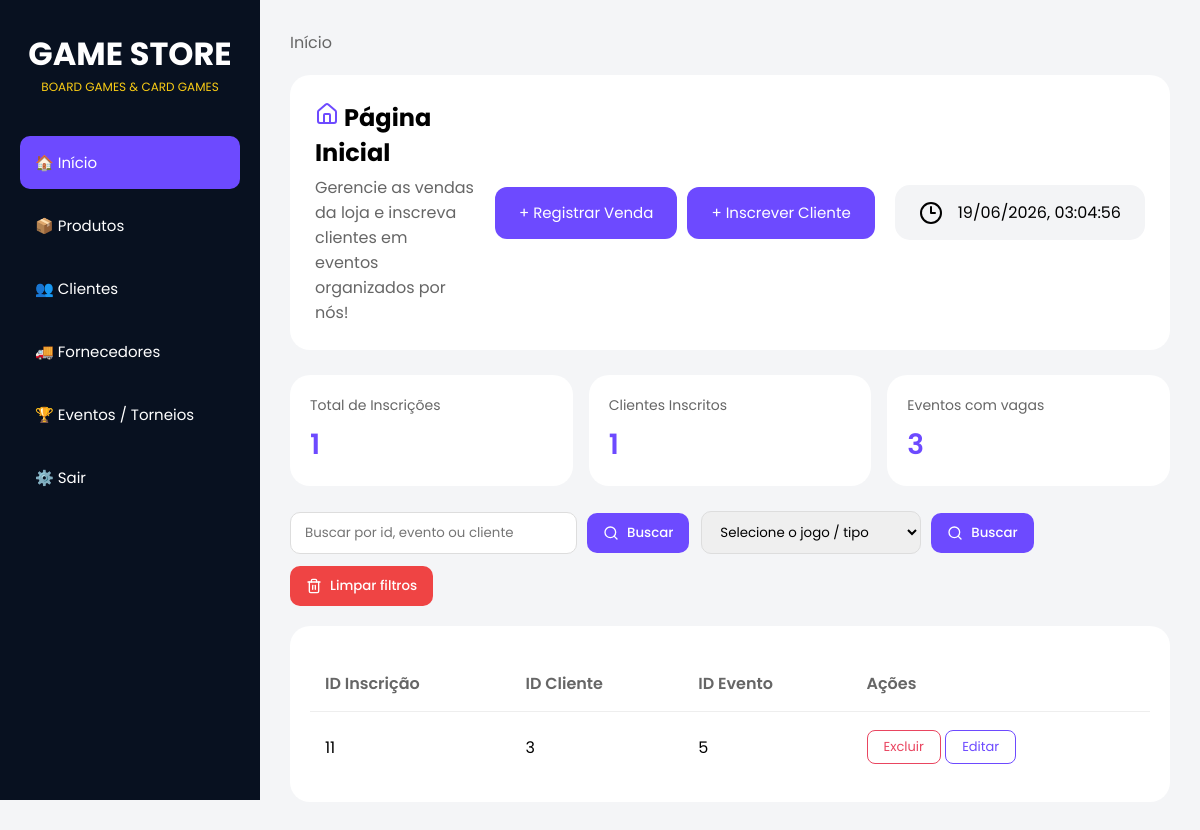
The page / on the database its author committed.
### tables this page shows
CREATE TABLE inscricoes (
            id INTEGER PRIMARY KEY AUTOINCREMENT,
            id_cliente INTEGER NOT NULL,
            id_evento INTEGER NOT NULL
        );

### routes.py (the view)
@app.route("/")
def home():
    criar_tabela_inscricoes()
    lista = listar_inscricoes()
    return render_template(
        "home.html",
        inscricoes=lista,
        total_inscricoes=len(lista),
        total_clientes=total_clientes_inscritos(),
        eventos_abertos=total_eventos_com_vagas(),
        modo_insc="criar",
        modo_vnd="criar",
    )

### database.py (called while the page is built)
def conectar():
    return sqlite3.connect(CAMINHO_BANCO)

### modules/inscricoes.py (called while the page is built)
def criar_tabela_inscricoes():
    conn = conectar()
    cursor = conn.cursor()
    cursor.execute("""
        CREATE TABLE IF NOT EXISTS inscricoes (
            id INTEGER PRIMARY KEY AUTOINCREMENT,
            id_cliente INTEGER NOT NULL,
            id_evento INTEGER NOT NULL
        )
""")
    conn.commit()
    conn.close()

def listar_inscricoes():
    conn = conectar()
    cursor = conn.cursor()
    cursor.execute("SELECT * FROM inscricoes")
    inscricoes = cursor.fetchall()
    conn.close()
    return inscricoes

def contar_inscricoes(id_evento): #diz quantos inscritos em tal evento
    conn = conectar()
    cursor = conn.cursor()
    cursor.execute("""
        SELECT COUNT(*)
        FROM inscricoes
        WHERE  id_evento = ?""", (id_evento,))
    quantidade = cursor.fetchone()[0]
    conn.commit()
    conn.close()
    return quantidade

def total_clientes_inscritos():
    conn = conectar()
    cursor = conn.cursor()
    cursor.execute("""
        SELECT COUNT(*)
        FROM inscricoes
    """)
    total = cursor.fetchone()[0]
    conn.close()
    return total

def total_eventos_com_vagas():
    conn = conectar()
    cursor = conn.cursor()
    cursor.execute("""
        SELECT id, vagas
        FROM eventos
    """)
    eventos = cursor.fetchall()
    total = 0
    for evento in eventos:
        id_evento = evento[0]
        vagas = evento[1]
        inscritos = contar_inscricoes(id_evento)
        if vagas > inscritos:
            total += 1
    conn.close()
    return total

### templates/home.html (shortened to what this page needs)
<!DOCTYPE html>
<html lang="pt">
<head>
    <link rel="stylesheet" href="{{ url_for('static', filename='home.css') }}" />
</head>
<body>
    <div class="sidebar">
        <div class="logo">
            <h1>GAME STORE</h1>
            <p>BOARD GAMES & CARD GAMES</p>
        </div>
        <div class="menu">
            <a href="/" class="active">🏠 Início</a>
            <a href="/produtos">📦 Produtos</a>
            <a href="/clientes">👥 Clientes</a>
            <a href="/fornecedores">🚚 Fornecedores</a>
            <a href="/eventos">🏆 Eventos / Torneios</a>
            <a href="#">⚙️ Sair</a>
        </div>
    </div>
    <div class="main">
        <div class="breadcrumb">
            <a href="/">Início</a>
        </div>
        <section class="topo">
            <div class="titulo-subt">
                <h1><i data-lucide="house" class="lucide-house"></i> Página Inicial</h1>
                <p>Gerencie as vendas da loja e inscreva clientes em eventos organizados por nós!</p>
            </div>
            <div class="botoes-titulo">
                <button class="btn-top" onclick="toggleFormularioVenda()">+ Registrar Venda</button>
                <button class="btn-top" onclick="toggleFormularioInscricao()">+ Inscrever Cliente</button>
            </div>
            <div class="data">
                <i data-lucide="clock-3"></i>
                <time id="data-hora" class="data-textos"></time>
            </div>
        </section>
        <div class="card-resumo">
            <div class="resumo-item">
                <span class="resumo-label">Total de Inscrições</span>
                <strong class="resumo-valor">{{ total_inscricoes }}</strong>
            </div>
            <div class="resumo-item">
                <span class="resumo-label">Clientes Inscritos</span>
                <strong class="resumo-valor">{{ total_clientes }}</strong>
            </div>
            <div class="resumo-item">
                <span class="resumo-label">Eventos com vagas</span>
                <strong class="resumo-valor">{{ eventos_abertos }}</strong>
            </div>
        </div>
        <div class="filtros">
            <form action="/inscricoes/busca" method="POST" class="form-busca">
                <input type="text" name="busca" placeholder="Buscar por id, evento ou cliente" required>
                <button type="submit" class="btn-filter"><i data-lucide="search" class="lucide-btn"></i> Buscar</button>
            </form>
            <form action="/inscricoes/busca-tipo" method="POST" class="form-busca">
                <select name="tipo" class="tipos-select" required>
                    <option value="" disabled selected>Selecione o jogo / tipo</option>
                </select>
                <button type="submit" class="btn-filter"><i data-lucide="search" class="lucide-btn"></i> Buscar</button>
            </form>
            <form class="form-nofiltros" action="/">
                <button type="submit" class="btn-clear"><i data-lucide="trash-2" class="lucide-btn"></i> Limpar filtros</button>
            </form>
        </div>
        <div class="card-tabela">
            <table class="tabela-inscricoes">
                <thead>
                    <tr>
                        <th>ID Inscrição</th>
                        <th>ID Cliente</th>
                        <th>ID Evento</th>
                        <th>Ações</th>
                    </tr>
                </thead>
                <tbody>
                    {% for inscricao in inscricoes %}
                    <tr>
                        <td>{{ inscricao[0] }}</td>
                        <td>{{ inscricao[1] }}</td>
                        <td>{{ inscricao[2] }}</td>
                        <td>
                            <form action="/inscricoes/excluir/{{ inscricao[0] }}" method="POST" style="display:inline;">
                                <button type="submit" class="btn-excluir">Excluir</button>
                            </form>
                            <form action="/inscricoes/editar/{{ inscricao[0] }}" method="GET" style="display:inline;">
                                <button type="submit" class="btn-editar">Editar</button>
                            </form>
                        </td>
                    </tr>
                    {% endfor %}
                </tbody>
            </table>
        </div>
    </div>
</body>
</html>

### static/home.css (style rules this page uses)
* { margin: 0; padding: 0; box-sizing: border-box; font-family: "Poppins", sans-serif; }
body { background: #f4f5f7; display: flex; }
.sidebar { width: 260px; height: 100vh; background: #081120; color: white; padding: 30px 20px; position: fixed; }
.logo { text-align: center; margin-bottom: 40px; }
.logo h1 { font-size: 32px; }
.logo p { color: #facc15; font-size: 12px; }
.menu { display: flex; flex-direction: column; gap: 10px; }
.menu a { text-decoration: none; color: white; padding: 15px; border-radius: 10px; transition: 0.3s; font-size: 15px; }
.menu a:hover, .menu a.active { background: #6d4aff; }
.main { margin-left: 260px; width: calc(100% - 260px); padding: 30px; }
.breadcrumb { margin-bottom: 20px; }
.breadcrumb a { text-decoration: none; color: #666; }
.topo { display: flex; align-items: center; gap: 20px; background: white; padding: 25px; border-radius: 20px; margin-bottom: 25px; }
.titulo-subt { flex: 1; }
.titulo-subt h1 { margin-bottom: 5px; }
.titulo-subt p { color: #666; }
.lucide-house { color: #6d4aff; }
.botoes-titulo { display: flex; gap: 10px; }
.btn-top { height: 52px; padding: 0 24px; border: none; border-radius: 12px; font-size: 15px; cursor: pointer; transition: 0.3s; background: #6d4aff; color: white; font-family: "Poppins", sans-serif; }
.data { display: flex; align-items: center; gap: 15px; background: #f3f4f6; padding: 15px 24px; border-radius: 15px; }
.card-resumo { display: flex; gap: 16px; margin-bottom: 25px; }
.resumo-item { flex: 1; background: white; border-radius: 20px; padding: 20px; }
.resumo-label { font-size: 14px; color: #666; display: block; margin-bottom: 8px; }
.resumo-valor { font-size: 28px; color: #6d4aff; font-weight: 600; }
.filtros { display: flex; flex-wrap: wrap; gap: 12px; margin-bottom: 20px; align-items: center; }
.form-busca, .form-nofiltros { display: flex; gap: 10px; align-items: center; }
.form-busca input, .tipos-select { padding: 10px 14px; border: 1px solid #ddd; border-radius: 10px; min-width: 220px; font-family: "Poppins", sans-serif; }
.btn-filter, .btn-clear { border: none; border-radius: 10px; padding: 10px 16px; cursor: pointer; font-weight: 500; transition: 0.3s; font-family: "Poppins", sans-serif; display: flex; align-items: center; gap: 8px; }
.btn-filter { background: #6d4aff; color: white; }
.btn-clear { background: #ef4444; color: white; }
.lucide-btn { width: 16px; height: 16px; }
.card-tabela { background: white; border-radius: 20px; padding: 20px; }
.tabela-inscricoes { width: 100%; border-collapse: collapse; margin-top: 10px; }
.tabela-inscricoes th { text-align: left; color: #666; font-weight: 600; padding: 15px; }
.tabela-inscricoes td { padding: 18px 15px; border-top: 1px solid #eee; }
.btn-editar { background: none; border: 1px solid #6d4aff; color: #6d4aff; padding: 6px 16px; border-radius: 8px; font-size: 13px; cursor: pointer; font-family: "Poppins", sans-serif; transition: 0.3s; margin-right: 6px; }
.btn-excluir { background: none; border: 1px solid #e94560; color: #e94560; padding: 6px 16px; border-radius: 8px; font-size: 13px; cursor: pointer; font-family: "Poppins", sans-serif; transition: 0.3s; }

### rows shown on the page
inscricoes: id "11", id_cliente "3", id_evento "5"

### other values the page prints
{{ total_inscricoes }} "1"
{{ total_clientes }} "1"
{{ eventos_abertos }} "3"
